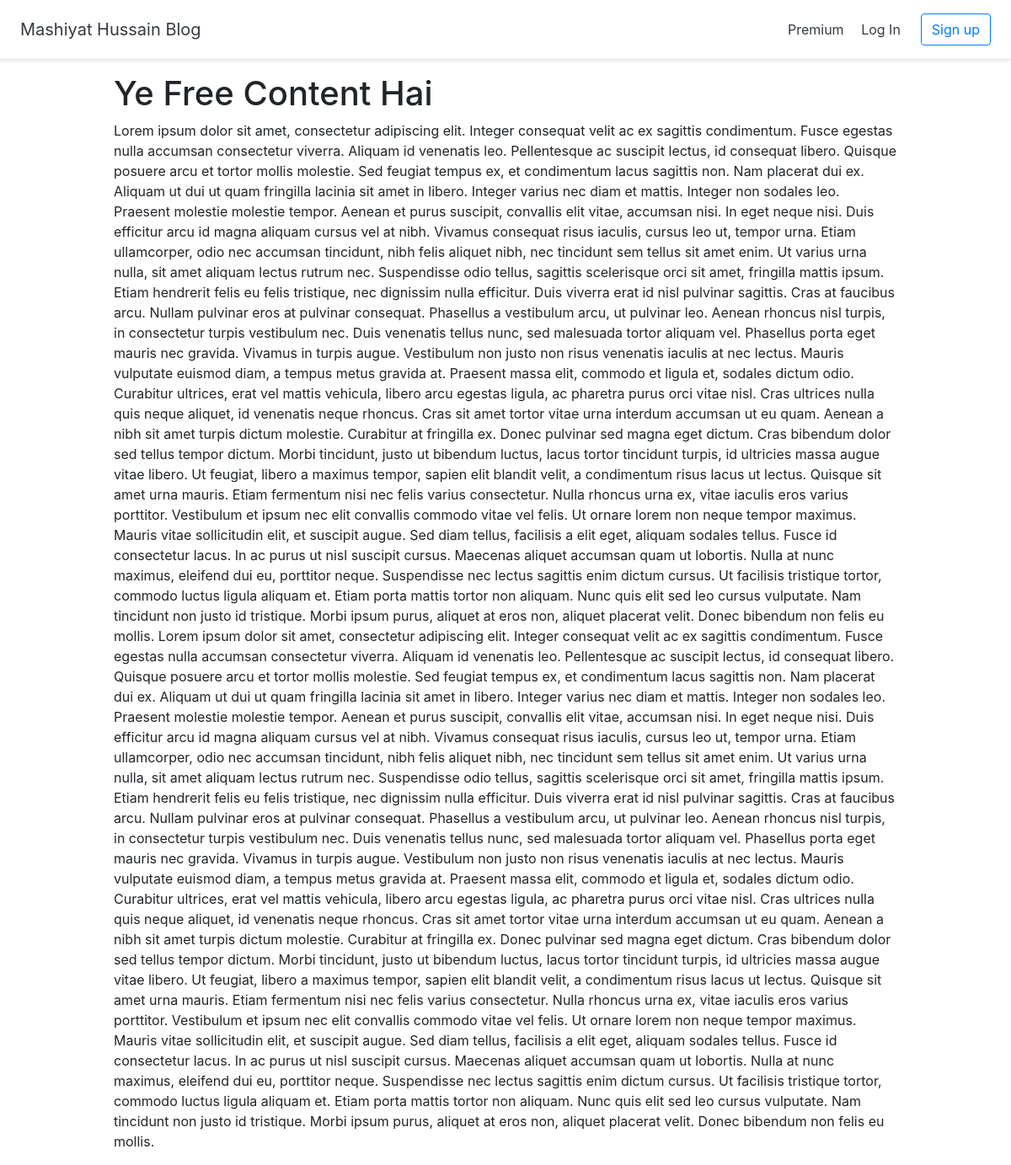
The page /plans/1 on the database its author committed.
### plans/models.py (models this page shows)
class FitnessPlan(models.Model):
    title = models.CharField(max_length=255)
    text = models.TextField()
    premium = models.BooleanField(default=True)

### plans/views.py (the view)
# urls.py: path('plans/<int:pk>', views.plan, name='plan'),
def plan(request,pk):
    plan = get_object_or_404(FitnessPlan, pk=pk)
    if plan.premium :
        return redirect('join')
    else:
        return render(request, 'plans/plan.html', {'plan':plan})

### plans/templates/plans/plan.html
{% extends 'plans/base.html' %}
{% block content %}
<div class="container">
<h1>{{ plan.title}}</h1>
<p>{{ plan.text }}</p>
</div>
{% endblock %}

### plans/static/pricing.css (style rules this page uses)
html { font-size: 14px; }
@media (min-width: 768px) { html { font-size: 16px; } }
.container { max-width: 960px; }

### rows shown on the page
FitnessPlan: title "Ye Free Content Hai", text "Lorem ipsum dolor sit amet, consectetur adipiscing elit. Integer consequat velit ac ex sagittis condimentum. Fusce egestas nulla accumsan consectetur viverra. Aliquam id venenatis leo. Pellentesque ac suscipit lectus, id consequat libero. Quisque posuere arcu et tortor mollis molestie. Sed feugiat tempus ex, et condimentum lacus sagittis non. Nam placerat dui ex. Aliquam ut dui ut quam fringilla lacinia sit amet in libero. Integer varius nec diam et mattis. Integer non sodales leo. Praesent molestie molestie tempor. Aenean et purus suscipit, convallis elit vitae, accumsan nisi. In eget neque nisi. Duis efficitur arcu id magna aliquam cursus vel at nibh. Vivamus consequat risus iaculis,…"
